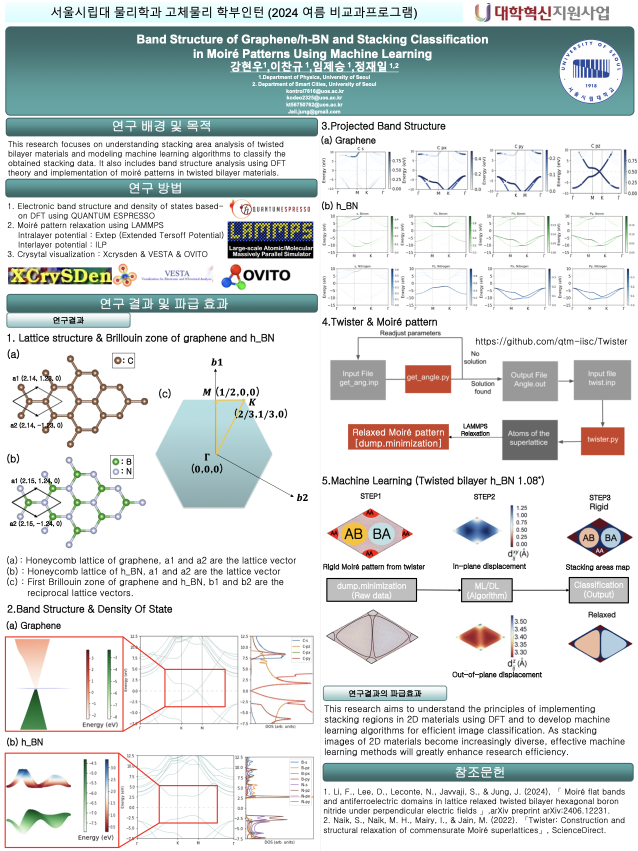
#> input picture 2024 고체물리 인턴 연구 포스터.png, 1276 x 1701 px, given in place of page2-02.png, which was not available (shown at 1/2 size)
$ python crop_paper_figs.py
#> lines starting #> are read from the running program, lines starting #| are printed output that depends on the picture
"""
Crop Fig 1, Fig 3, Fig 4, Fig 5 from extracted paper pages.

Page 200 dpi -> 1700 x 2200 px. Approx panel boxes determined visually.
Output: img/paper/fig{N}.png
"""
from pathlib import Path
from PIL import Image

ROOT = Path(__file__).resolve().parents[1]
PAPER = ROOT / "img" / "paper"

# (page_file, box (left, top, right, bottom), out_name)
JOBS = [
    ("page2-02.png", (820, 70, 1640, 920),   "fig1.png"),     # Fig 1
    ("page6-06.png", (110, 110, 1660, 1180), "fig3.png"),     # Fig 3 (all panels)
    ("page6-06.png", (110, 110, 1660, 580),  "fig3_top.png"), # Fig 3 (a)-(h)
    ("page6-06.png", (110, 560, 1660, 1180), "fig3_bottom.png"),  # Fig 3 (i)(j)
    ("page7-07.png", (90, 130, 1660, 1170),  "fig4.png"),     # Fig 4 (a)-(j)
    ("page8-08.png", (90, 130, 1660, 1300),  "fig5.png"),     # Fig 5 (a)-(g)
    ("page8-08.png", (90, 130, 1660, 600),   "fig5_top.png"), # Fig 5 (a)-(d)
]


def main():
    for page, box, out in JOBS:
        src = PAPER / page
        im = Image.open(src)
#> im is the input picture: PIL image 1276x1701 RGBA; mean R, G, B, A 212.6, 218.4, 217.8, 254.8
        crop = im.crop(box)
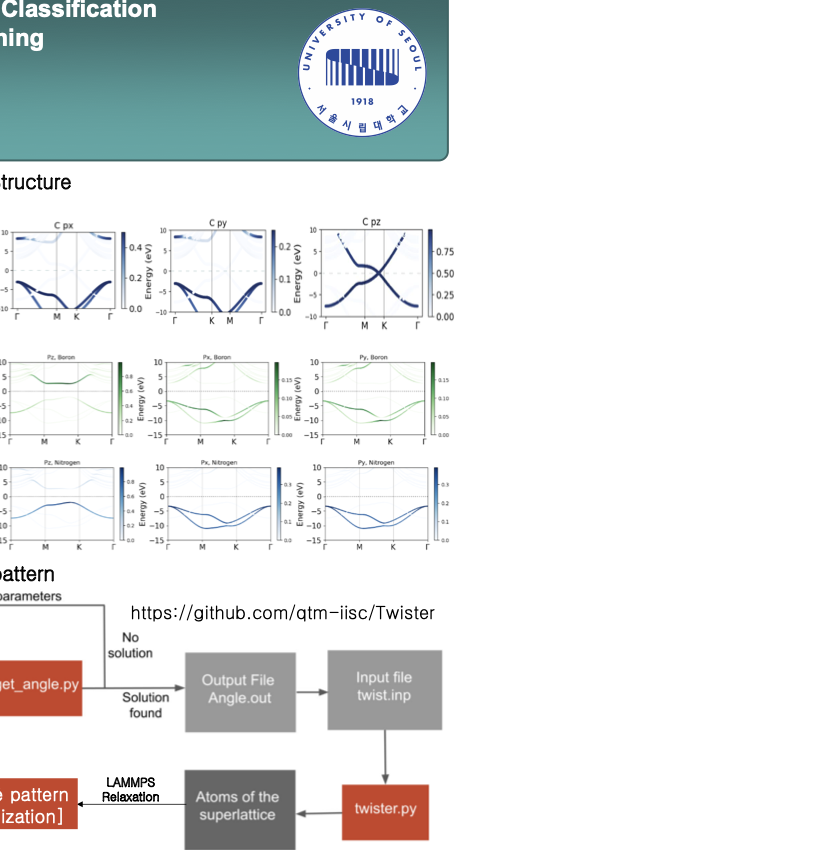
#> crop: PIL image 820x850 RGBA; mean R, G, B, A 117.3, 120, 120, 141.6; transparent parts drawn white
        crop.save(PAPER / out)
        print(f"{out}: {crop.size}")
#| fig1.png: (820, 850)
#> pass 2 of the loop in main, `for page, box, out in JOBS:`:
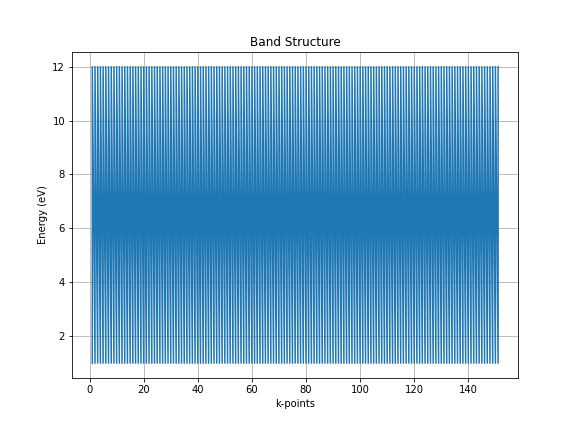
#> input picture bands.png, 576 x 432 px, given in place of page6-06.png, which was not available
#> in main, im is the input picture: PIL image 576x432 RGBA; mean R, G, B, A 163.8, 198.2, 222, 150.5
#> in main, `crop = im.crop(box)`:
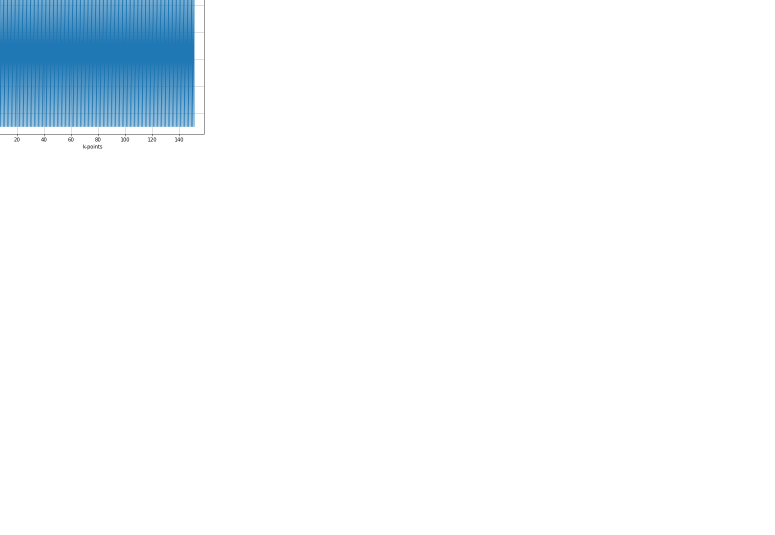
#> crop: PIL image 1550x1070 RGBA (shown at 1/2 size); mean R, G, B, A 11.7, 16.1, 19.1, 17; transparent parts drawn white
#| fig3.png: (1550, 1070)


if __name__ == "__main__":
#> (the run stopped early here; a loop or call above may not have finished)
